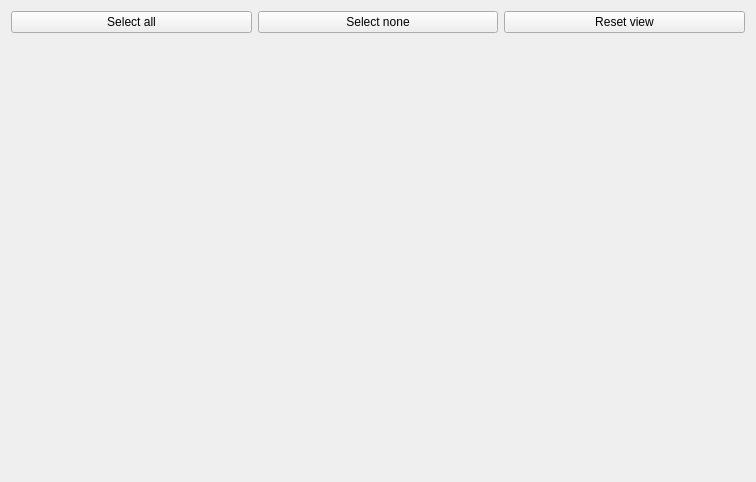
<?xml version="1.0" encoding="UTF-8"?>
<ui version="4.0">
 <class>Form</class>
 <widget class="QWidget" name="Form">
  <property name="windowModality">
   <enum>Qt::NonModal</enum>
  </property>
  <property name="geometry">
   <rect>
    <x>0</x>
    <y>0</y>
    <width>756</width>
    <height>482</height>
   </rect>
  </property>
  <property name="windowTitle">
   <string>Roboteam View</string>
  </property>
  <layout class="QHBoxLayout" name="horizontalLayout">
   <item>
    <layout class="QVBoxLayout" name="l_wrapper_layout">
     <item>
      <layout class="QVBoxLayout" name="l_toolbar_layout">
       <item>
        <layout class="QHBoxLayout" name="horizontalLayout_2">
         <item>
          <widget class="QPushButton" name="b_select_all">
           <property name="text">
            <string>Select all</string>
           </property>
          </widget>
         </item>
         <item>
          <widget class="QPushButton" name="b_clear_selection">
           <property name="text">
            <string>Select none</string>
           </property>
          </widget>
         </item>
         <item>
          <widget class="QPushButton" name="b_reset_view">
           <property name="text">
            <string>Reset view</string>
           </property>
          </widget>
         </item>
        </layout>
       </item>
      </layout>
     </item>
     <item>
      <layout class="QHBoxLayout" name="l_main_layout">
       <item>
        <layout class="QVBoxLayout" name="l_side_layout">
         <item>
          <layout class="QVBoxLayout" name="l_robotlist_layout"/>
         </item>
         <item>
          <spacer name="verticalSpacer">
           <property name="orientation">
            <enum>Qt::Vertical</enum>
           </property>
           <property name="sizeHint" stdset="0">
            <size>
             <width>20</width>
             <height>40</height>
            </size>
           </property>
          </spacer>
         </item>
        </layout>
       </item>
      </layout>
     </item>
    </layout>
   </item>
  </layout>
 </widget>
 <resources/>
 <connections/>
</ui>
